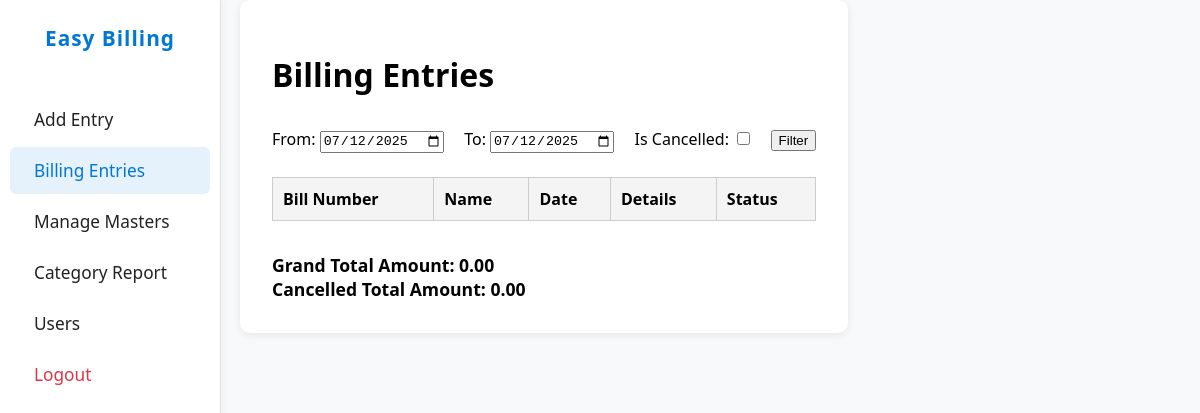
Page / (signed in) on the earlier database version.
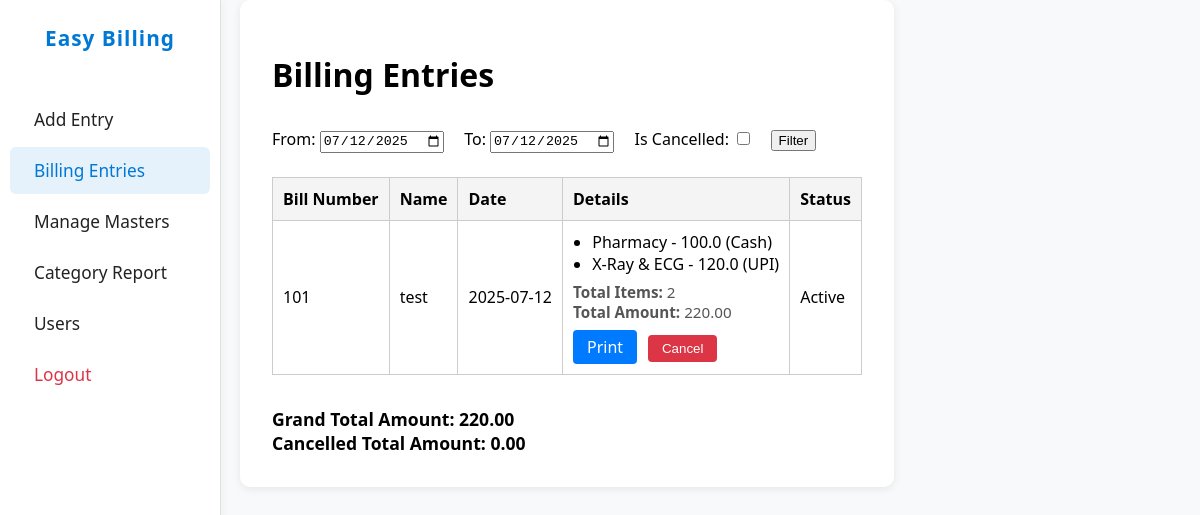
Same page on the later database version.
### app.py (models this page shows)
class HeaderEntry(db.Model):
    id = db.Column(db.Integer, primary_key=True)
    op_bill_no = db.Column(db.String(50), nullable=False)
    patient_name = db.Column(db.String(100), nullable=False)
    date = db.Column(db.Date, nullable=False)
    is_cancelled = db.Column(db.Boolean, default=False, nullable=False)
    created_at = db.Column(db.DateTime, default=lambda: datetime.now(IST), nullable=False)
    updated_at = db.Column(db.DateTime, default=lambda: datetime.now(IST), onupdate=lambda: datetime.now(IST), nullable=False)
    details = db.relationship('DetailsEntry', backref='header', lazy=True)

class DetailsEntry(db.Model):
    id = db.Column(db.Integer, primary_key=True)
    header_id = db.Column(db.Integer, db.ForeignKey('header_entry.id'), nullable=False)
    category_id = db.Column(db.Integer, db.ForeignKey('category.id'), nullable=False)
    amount = db.Column(db.Float, nullable=False)
    payment_type_id = db.Column(db.Integer, db.ForeignKey('payment_type.id'), nullable=False)
    category = db.relationship('Category', backref='details_entries')
    payment_type = db.relationship('PaymentType', backref='details_entries')

class Category(db.Model):
    id = db.Column(db.Integer, primary_key=True)
    name = db.Column(db.String(100), unique=True, nullable=False)

class PaymentType(db.Model):
    id = db.Column(db.Integer, primary_key=True)
    name = db.Column(db.String(100), unique=True, nullable=False)

### app.py (the view)
@app.route('/', methods=['GET', 'POST'])
@login_required
def index():
    today_str = datetime.now().strftime('%Y-%m-%d')
    from_date = request.args.get('from_date', today_str)
    to_date = request.args.get('to_date', today_str)
    is_cancelled = request.args.get('is_cancelled')
    if request.method == 'POST' and 'cancel_id' in request.form:
        header = HeaderEntry.query.get(int(request.form['cancel_id']))
        if header and not header.is_cancelled:
            header.is_cancelled = True
            header.updated_at = datetime.now(IST)
            db.session.commit()
    from_dt = datetime.strptime(from_date, '%Y-%m-%d').date()
    to_dt = datetime.strptime(to_date, '%Y-%m-%d').date()
    query = HeaderEntry.query.filter(HeaderEntry.date >= from_dt, HeaderEntry.date <= to_dt)
    if is_cancelled:
        query = query.filter(HeaderEntry.is_cancelled == True)
    headers = query.all()
    bills = []
    grand_total = 0.0
    cancelled_total = 0.0
    for header in headers:
        details = DetailsEntry.query.filter_by(header_id=header.id).all()
        total_amount = sum(d.amount for d in details)
        total_items = len(details)
        bills.append({
            'header': header,
            'details': details,
            'total_amount': total_amount,
            'total_items': total_items
        })
        if header.is_cancelled:
            cancelled_total += total_amount
        else:
            grand_total += total_amount
    return render_template('index.html', bills=bills, from_date=from_date, to_date=to_date, grand_total=grand_total, cancelled_total=cancelled_total)

### app.py (called while the page is built, shortened)
def login_required(f):
    @wraps(f)
    def decorated_function(*args, **kwargs):
        if 'user_id' not in session:
            return redirect(url_for('login'))
        return f(*args, **kwargs)
    return decorated_function

@app.context_processor
def inject_usertype():
    return dict(session=session)

@app.before_request
def daily_backup():
    if not os.path.exists(BACKUP_DIR):
        os.makedirs(BACKUP_DIR)
    today = datetime.now().strftime('%Y-%m-%d')
    last_backup = None
    if os.path.exists(LAST_BACKUP_FILE):
        with open(LAST_BACKUP_FILE, 'r') as f:
            last_backup = f.read().strip()

### templates/index.html (shortened to what this page needs)
<!DOCTYPE html>
<html lang="en">
<head>
</head>
<body>
    <div class="container">
                {% include '_navbar.html' %}
        <h1>Billing Entries</h1>
        <form method="get" action="{{ url_for('index') }}" style="margin-bottom:1.5em;">
            <label>From: <input type="date" name="from_date" value="{{ from_date }}"></label>
            <label style="margin-left:1em;">To: <input type="date" name="to_date" value="{{ to_date }}"></label>
            <label style="margin-left:1em;">Is Cancelled: <input type="checkbox" name="is_cancelled" value="1" {% if request.args.get('is_cancelled') %}checked{% endif %}></label>
            <button type="submit" style="margin-left:1em;">Filter</button>
        </form>
        <table>
            <tr>
                <th>Bill Number</th>
                <th>Name</th>
                <th>Date</th>
                <th>Details</th>
                <th>Status</th>
            </tr>
            {% for bill in bills %}
            <tr>
                <td>{{ bill.header.op_bill_no }}</td>
                <td>{{ bill.header.patient_name }}</td>
                <td>{{ bill.header.date.strftime('%Y-%m-%d') }}</td>
                <td>
                    <ul>
                    {% for detail in bill.details %}
                        <li>{{ detail.category.name }} - {{ detail.amount }} ({{ detail.payment_type.name }})</li>
                    {% endfor %}
                    </ul>
                    <div style="font-size:0.95em; color:#555; margin-top:0.5em;">
                        <b>Total Items:</b> {{ bill.total_items }}<br>
                        <b>Total Amount:</b> {{ '%.2f' % bill.total_amount }}
                    </div>
                    <a href="{{ url_for('print_bill', header_id=bill.header.id) }}" target="_blank" style="display:inline-block;margin-top:0.5em;background:#007bff;color:#fff;padding:6px 14px;border-radius:4px;text-decoration:none;">Print</a>
                    {% if not bill.header.is_cancelled %}
                    <button type="button" onclick="cancelBill('{{ bill.header.id }}')" style="background:#dc3545; color:#fff; border:none; border-radius:4px; padding:6px 14px; margin-left:0.5em;">Cancel</button>
                    {% endif %}
                </td>
                <td>{% if bill.header.is_cancelled %}<span style="color:red;">Cancelled</span>{% else %}Active{% endif %}</td>
                          </tr>
            {% endfor %}
        </table>
        <div style="font-weight:600; font-size:1.1em; margin-top:1em;">
            Grand Total Amount: {{ '%.2f' % grand_total }}<br>
            Cancelled Total Amount: {{ '%.2f' % cancelled_total }}
        </div>
    </div>
</body>
</html>

### templates/_navbar.html (shortened to what this page needs)
<nav class="sidebar" id="sidebar-nav">
    <div class="logo">Easy Billing</div>
    <a href="{{ url_for('add_entry') }}" {% if request.endpoint == 'add_entry' %}class="active"{% endif %}>Add Entry</a>
    <a href="{{ url_for('index') }}" {% if request.endpoint == 'index' %}class="active"{% endif %}>Billing Entries</a>
    <a href="{{ url_for('masters') }}" {% if request.endpoint == 'masters' %}class="active"{% endif %}>Manage Masters</a>
    <a href="{{ url_for('category_report') }}" {% if request.endpoint == 'category_report' %}class="active"{% endif %}>Category Report</a>
    {% if session.get('usertype') == 'admin' %}
    <a href="{{ url_for('users') }}" {% if request.path == url_for('users') %}class="active"{% endif %}>Users</a>
    {% endif %}
    <a href="{{ url_for('logout') }}" class="logout">Logout</a>
</nav>

### templates/index.html (style rules this page uses)
body { font-family: Arial, sans-serif; margin: 2em; background: #f8f9fa; }
.container { max-width: 900px; margin: 0 auto; background: #fff; padding: 2em 2.5em 2em 2.5em; border-radius: 10px; box-shadow: 0 2px 8px rgba(0,0,0,0.08); }
h1 { margin-bottom: 0.5em; }
table { border-collapse: collapse; width: 100%; margin-bottom: 2em; background: #fff; }
th, td { border: 1px solid #ccc; padding: 10px; text-align: left; }
th { background: #f4f4f4; }
ul { margin: 0; padding-left: 1.2em; }

### templates/_navbar.html (style rules this page uses)
body { font-family: 'Segoe UI', Arial, sans-serif; margin: 0; background: #f8f9fa; display: flex; }
.sidebar { width: 220px; background: #fff; border-right: 1px solid #e0e0e0; min-height: 100vh; padding-top: 1.5em; box-shadow: 2px 0 8px rgba(0,0,0,0.04); display: flex; flex-direction: column; position: fixed; left: 0; top: 0; bottom: 0; z-index: 100; transition: transform 0.2s, width 0.2s; }
.sidebar .logo { font-size: 1.3em; font-weight: bold; color: #0078d4; margin-bottom: 2em; text-align: center; letter-spacing: 1px; }
.sidebar a { display: flex; align-items: center; color: #222; text-decoration: none; font-weight: 500; padding: 12px 24px; border-radius: 6px; margin: 2px 10px; transition: background 0.2s, color 0.2s; font-size: 1.08em; white-space: nowrap; }
.sidebar a.active, .sidebar a:focus { background: #e5f1fb; color: #0078d4; }
.sidebar .logout { color: #dc3545; }
.container { max-width: 90%; margin: 0 auto; background: #fff; padding: 2em; border-radius: 10px; box-shadow: 0 2px 8px rgba(0,0,0,0.08); margin-left: 240px; transition: margin-left 0.2s; }
h1 { margin-bottom: 1em; }
table { border-collapse: collapse; width: 100%; margin-bottom: 2em; background: #fff; }
th, td { border: 1px solid #ccc; padding: 10px; text-align: left; }
th { background: #f4f4f4; }

Differences in the rows shown:
added HeaderEntry: header.op_bill_no "101", header.patient_name "test", header "2025-07-12"
added DetailsEntry: category.name "Pharmacy", amount "100.0", payment_type.name "Cash"
added DetailsEntry: category.name "X-Ray & ECG", amount "120.0", payment_type.name "UPI"
Other differences:
{{ '%.2f' % grand_total }}: "0.00" → "220.00"
new list line: "Total Items: 2 Total Amount: 220.00 Print Cancel Active"
